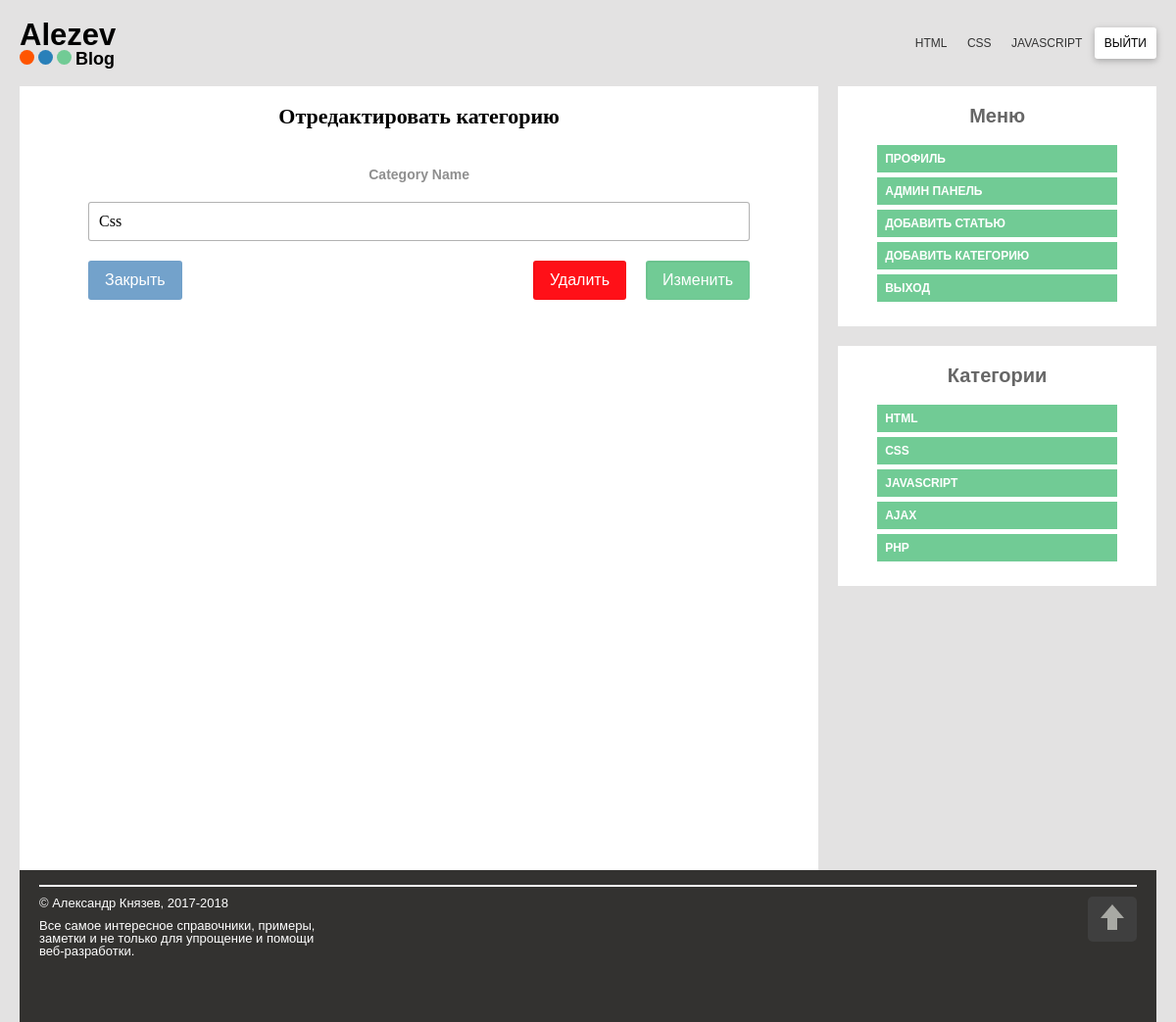
Page /edit_category.php?id=2 (signed in) on the committed database.
### tables this page shows
CREATE TABLE `categories` (
  `id` int(11) NOT NULL,
  `name` varchar(255) NOT NULL
);

### lib/Database.php (called while the page is built, shortened)
<?php
class Database {
	public $host = DB_HOST;
	public $username = DB_USER;
	public $password = DB_PASS;
	public $db_name = DB_NAME;
	public $link;
	public function connect(){
		$this->link = new mysqli($this->host, $this->username, $this->password, $this->db_name);
	}
	public function select($query){
		$result = $this->link->query($query) or die($this->link->errors.__LINE__);
		if($result->num_rows > 0){
			return $result;
		} else {
			return false;
		}
	}
}

### edit_category.php (the view, shortened to what this page needs)
<?php
include_once 'includes/header.php'; ?>
<?php
	$id = $_GET['id'];
	$query = "SELECT * FROM categories WHERE id = ".$id;
	$category = $db->select($query)->fetch_assoc();
?>
<article class="admin-block">
<h4>Отредактировать категорию</h4>
<form method="post" action="edit_category.php?id=<?php echo $id;?>">
	<div class="field-wrap">
		<label>Category Name</label>
		<input type="text" name="name" class="form-control" placeholder="Введите название категории" value="<?php echo $category['name'];?>" />
	</div>
	<div class="adm-nav">
		<input type="submit" name="submit" class="btn" value="Изменить">
		<a href="admin.php">Закрыть</a>
		<input type="submit" name="delete" class="btn btn-danger" value="Удалить">
	</div>
</form>
</article>
<?php include_once 'includes/footer.php'; ?>

### includes/footer.php (shortened to what this page needs)
</div>
		<?php
			if(isset($_SESSION['logged_type_user']) && $_SESSION['logged_type_user'] == 'Administrator') {
		?>
		<aside class="sidebar menu-sidebar">
			<h3>Меню</h3>
			<ul>
				<li><a href="profile.php">Профиль</a></li>
				<li><a href="admin.php">Админ панель</a></li>
				<li><a href="add_post.php">Добавить статью</a></li>
				<li><a href="add_category.php">Добавить категорию</a></li>
				<li><a href="logout.php">Выход</a></li>
			</ul>
		</aside>
		<?php
			}
		?>
		<aside class="sidebar">
			<h3>Категории</h3>
			<?php if($categories_all) : ?>
			<ul>
				<?php while($row = $categories_all->fetch_assoc()) : ?>
					<li><a href="category.php?id=<?php echo $row['id']; ?>"><?php echo $row['name']; ?></a></li>
				<?php endwhile; ?>
			</ul>
			<?php else : ?>
				<p>Нету категорий</p>
			<?php endif; ?>
		</aside>
		<footer>
			<div class="line-bottom"></div>
			<div class="footer-copyright">
				<p>© Александр Князев, 2017-2018</p>
				<p>Все самое интересное справочники, примеры, заметки и не только для упрощение и помощи веб-разработки.</p>
			</div>
			<div class="button-top">
				<div class="pointer-left"></div>
				<div class="pointer-right"></div>
			</div>
		</footer>
	</div>
</body>
</html>

### includes/css/style.css (style rules this page uses)
html, body, div, span, applet, object, iframe, h1, h2, h3, h4, h5, h6, p, blockquote, pre, a, abbr, acronym, address, big, cite, code, del, dfn, em, img, ins, kbd, q, s, samp, small, strike, strong, sub, sup, tt, var, b, u, i, center, dl, dt, dd, ol, ul, li, fieldset, form, label, legend, table, caption, tbody, tfoot, thead, tr, th, td, article, aside, canvas, details, embed, figure, figcaption, footer, header, hgroup, menu, nav, output, ruby, section, summary, time, mark, audio, video { margin: 0; padding: 0; font-size: 100%; vertical-align: baseline; }
article, aside, details, figcaption, figure, footer, header, hgroup, menu, nav, section { display: block; }
body { line-height: 1; }
body { background: #E3E2E2FF; font-family: Trebuchet MS, Helvetica, sans-serif; font-size: 16px; }
.sidebar { display: block; background: white; width: 28%; float: right; padding: 20px 0px; margin-bottom: 20px; }
.sidebar h3 { font-size: 20px; font-family: sans-serif; font-weight: bold; text-align: center; padding-bottom: 20px; color: rgba(0, 0, 0, 0.6);; }
.sidebar ul { padding: 0px 40px; list-style: none; }
.sidebar a { background: #71CB95FF; display: block; padding: 8px; text-decoration: none; color: white; font-size: 12px; margin-bottom: 5px; text-transform: uppercase; font-weight: bold; }
footer { height: 140px; background: #333230; padding: 15px 20px 0 20px; clear: both; }
.line-bottom { padding: 2px 0 0 0; background: white; margin-bottom: 10px; }
.footer-copyright { display: inline-block; font-size: 13px; color: white; float: left; }
.footer-copyright p { padding-bottom: 10px; width: 300px; }
.button-top { float: right; width: 50px; height: 46px; background: #434343FF; cursor: pointer; border-radius: 5px; opacity: 0.8; }
.pointer-left { display: block; position: relative; top: 8px; left: 0; right: 0; margin: 0 auto; width: 0px; height: 0px; border-left: 12px solid transparent; border-right: 12px solid transparent; border-bottom: 14px solid #C6C7C1FF; }
.pointer-right { position: relative; top: 5px; left: 0px; right: 0px; margin: 0 auto; width: 10px; height: 15px; background: #C6C7C1FF; }
.field-wrap { padding-top: 20px; text-align: center; }
.btn { float: right; background: #71CB95FF; color: white; padding: 10px 16px; margin-top: 20px; font-size: 16px; border: 1px solid rgba(0, 0, 0, 0.03); border-radius: 3px; box-shadow: 1px 1px 0 rgba(0, 0, 0, 0.05) inset; }
.admin-block { padding: 20px 70px; }
.admin-block h4 { font-family: "Palatino Linotype", "Book Antiqua", Palatino, serif; font-size: 22px; font-weight: bold; text-align: center; margin-bottom: 20px; }
.admin-block label { font-family: "Trebuchet MS", Helvetica, sans-serif; font-size: 14px; font-weight: bold; color: #8F8F8FFF; }
.adm-nav a { display: inline-block; background: #73A2CBFF; color: white; padding: 11px 16px; margin-top: 20px; font-size: 16px; border: 1px solid rgba(0, 0, 0, 0.01); border-radius: 3px; text-decoration: none; }
.form-control { font-family: "Palatino Linotype", "Book Antiqua", Palatino, serif; min-width: 100%; padding: 10px 10px; margin-top: 20px; font-size: 16px; border: 1px solid rgba(0, 0, 0, 0.3); border-radius: 3px; background: white; box-sizing: border-box; }
.btn-danger { background: #FF1018FF; margin: 20px; }

### rows in the picture
categories: name "Css", name "CSS"
categories: name "HTML"
categories: name "JAVASCRIPT"
categories: name "AJAX"
categories: name "PHP"
